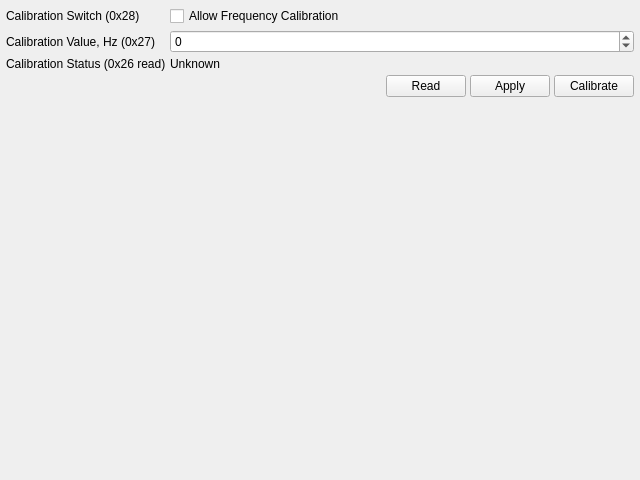
<?xml version="1.0" encoding="UTF-8"?>
<ui version="4.0">
 <class>CalibrationPage</class>
 <widget class="QWidget" name="CalibrationPage">
  <property name="geometry">
   <rect>
    <x>0</x>
    <y>0</y>
    <width>640</width>
    <height>480</height>
   </rect>
  </property>
  <layout class="QVBoxLayout" name="layoutMain">
   <property name="spacing">
    <number>4</number>
   </property>
   <property name="leftMargin">
    <number>6</number>
   </property>
   <property name="topMargin">
    <number>6</number>
   </property>
   <property name="rightMargin">
    <number>6</number>
   </property>
   <property name="bottomMargin">
    <number>6</number>
   </property>
   <item>
    <layout class="QFormLayout" name="formMain">
     <property name="verticalSpacing">
      <number>4</number>
     </property>
     <item row="0" column="0">
      <widget class="QLabel" name="lblCalEnable">
       <property name="text">
        <string>Calibration Switch (0x28)</string>
       </property>
      </widget>
     </item>
     <item row="0" column="1">
      <widget class="QCheckBox" name="chkCalEnable">
       <property name="text">
        <string>Allow Frequency Calibration</string>
       </property>
      </widget>
     </item>
     <item row="1" column="0">
      <widget class="QLabel" name="lblCalValue">
       <property name="text">
        <string>Calibration Value, Hz (0x27)</string>
       </property>
      </widget>
     </item>
     <item row="1" column="1">
      <widget class="QSpinBox" name="spinCalValue">
       <property name="minimum">
        <number>-32767</number>
       </property>
       <property name="maximum">
        <number>32767</number>
       </property>
      </widget>
     </item>
     <item row="2" column="0">
      <widget class="QLabel" name="lblCalStatusName">
       <property name="text">
        <string>Calibration Status (0x26 read)</string>
       </property>
      </widget>
     </item>
     <item row="2" column="1">
      <widget class="QLabel" name="lblCalStatus">
       <property name="text">
        <string>Unknown</string>
       </property>
      </widget>
     </item>
     <item row="3" column="1">
      <layout class="QHBoxLayout" name="hlCalBtns">
       <property name="spacing">
        <number>4</number>
       </property>
       <item>
        <spacer name="horizontalSpacer">
         <property name="orientation">
          <enum>Qt::Horizontal</enum>
         </property>
         <property name="sizeHint" stdset="0">
          <size>
           <width>40</width>
           <height>20</height>
          </size>
         </property>
        </spacer>
       </item>
       <item>
        <widget class="QPushButton" name="btnCalRead">
         <property name="text">
          <string>Read</string>
         </property>
        </widget>
       </item>
       <item>
        <widget class="QPushButton" name="btnCalWrite">
         <property name="text">
          <string>Apply</string>
         </property>
        </widget>
       </item>
       <item>
        <widget class="QPushButton" name="btnCalTrigger">
         <property name="text">
          <string>Calibrate</string>
         </property>
        </widget>
       </item>
      </layout>
     </item>
    </layout>
   </item>
   <item>
    <spacer name="verticalSpacer">
     <property name="orientation">
      <enum>Qt::Vertical</enum>
     </property>
     <property name="sizeHint" stdset="0">
      <size>
       <width>20</width>
       <height>10000000</height>
      </size>
     </property>
    </spacer>
   </item>
  </layout>
 </widget>
 <resources/>
 <connections/>
</ui>
